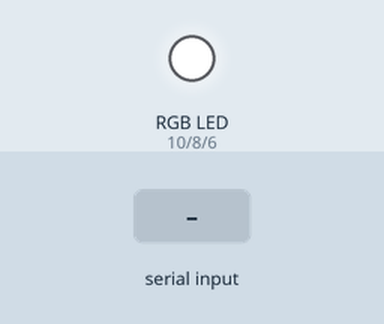
Recording of a sketch running on a simulated Arduino Uno, built with avr-gcc and run on an emulated ATmega328P. Shown: an RGB LED mixed from three pins (HIGH = lit). Inputs (shaded band) come from the test bench. What the sketch prints to the serial monitor is not drawn.

Above: at 1.2 s.
1.3 s: "red\n" received over Serial
At 2.3 s:
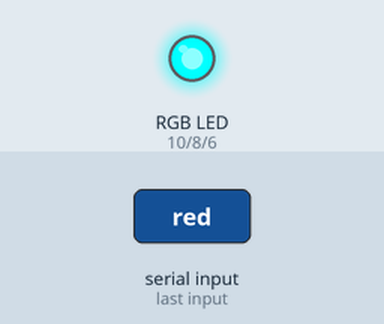
2.8 s: "green\n" received over Serial
At 3.5 s:
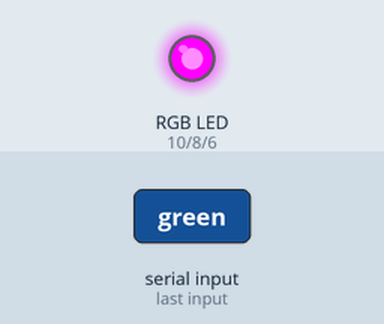
4.3 s: "blue\n" received over Serial
At 4.6 s:
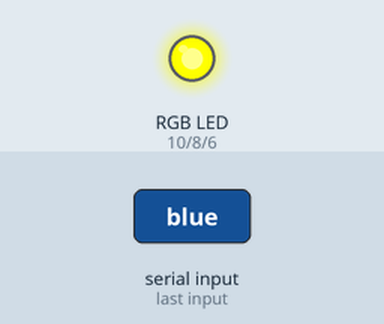
5.8 s: "purple\n" received over Serial
At 7.0 s:
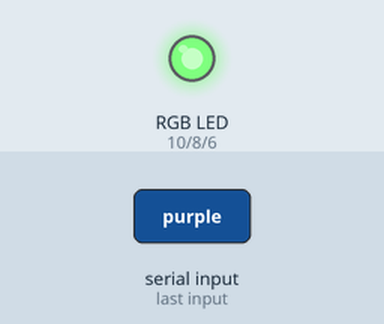
7.3 s: "orange\n" received over Serial
At 8.2 s:
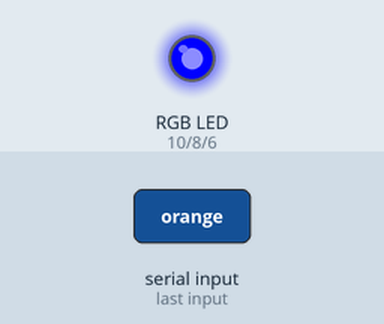
8.8 s: "pink\n" received over Serial
At 9.2 s:
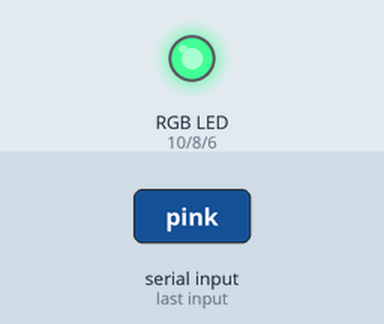
Timing chart, 0 to 11.3 s (numbered marks = the images above; inputs shaded):
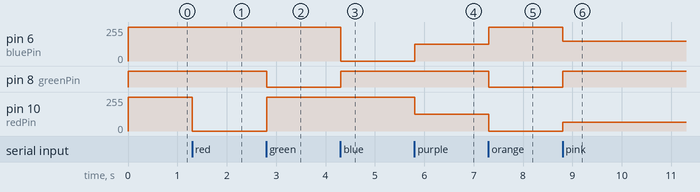

The sketch:

RGB_LED_Arduino_Mega.ino
```cpp
const int redPin = 10;
const int greenPin = 8;
const int bluePin = 6;

void setup() {
  // put your setup code here, to run once;
pinMode(redPin, OUTPUT);
pinMode(greenPin, OUTPUT);
pinMode(bluePin, OUTPUT);
Serial.begin(9600);
setColor(0, 0, 0);
}

void loop() {
  // put your main code here, to run repeatedly;
Serial.print("Tell me the color you want: ");
while(Serial.available() == 0){}
if(Serial.available() > 0) {
  String colorInput = Serial.readStringUntil('\n');
  colorInput.trim();
  colorInput.toLowerCase();
  if (colorInput.indexOf("red") >= 0) {
    Serial.println("red");
    setColor(255, 0, 0);
    }
    else if(colorInput.indexOf("green") >= 0) {
      Serial.println("green");
      setColor(0, 255, 0);
      }
    else if(colorInput.indexOf("blue") >= 0) {
      Serial.println("blue");
      setColor(0, 0, 255);
      }
    else if(colorInput.indexOf("purple") >= 0) {
      Serial.println("purple");
      setColor(128, 0, 128);
      }
    else if(colorInput.indexOf("orange") >= 0) {
      Serial.println("orange");
      setColor(255,165,0);
    }
    else if(colorInput.indexOf("pink") >= 0) {
      Serial.println("pink");
      setColor(189, 4, 105);
    }
    else if(colorInput.indexOf("white") >= 0) {
      Serial.println("white");
      setColor(255, 255, 255);
    }
    else if(colorInput.indexOf("yellow") >= 0) {
      Serial.println("yellow");
      setColor(255, 255, 0);
    }
    else if(colorInput.indexOf("off") >= 0) {
      Serial.println("off");
      setColor(0, 0, 0);
    }
    else if(colorInput.indexOf("rainbow") >= 0) {
      while(Serial.available() <= 0) {
        Serial.println("rainbow");
        rainbowEffect();
      }
    }
    else {Serial.println("color not registered");}


  }

}

void rainbowEffect(){
  for(int i = 0; i <=255; i+=5){
    if(Serial.available() > 0) return;
    setColor(255 - i, i, 0);
    delay(50);
  }
  for(int i = 0; i <=255; i+=5){
    if(Serial.available() > 0) return;
    setColor(0, 255 - i, i);
    delay(50);
  }
  for(int i = 0; i <=255; i+=5){
    if(Serial.available() > 0) return;
    setColor(i, 0, 255 - i);
    delay(50);
  }
}

void setColor(int r, int g, int b) {
  analogWrite(redPin, 255 - r);
  analogWrite(greenPin, 255 - g);
  analogWrite(bluePin, 255 - b);
}
```

Measured:
- after the input at 1.3 s, pin 10 (redPin): 255/255 → 0/255 at once
- after the input at 2.8 s, pin 8 (greenPin): HIGH → LOW at once; pin 10 (redPin): 0/255 → 255/255 at once
- after the input at 4.3 s, pin 6 (bluePin): 255/255 → 0/255 at once; pin 8 (greenPin): LOW → HIGH at once
- after the input at 5.8 s, pin 6 (bluePin): 0/255 → 127/255 at once; pin 10 (redPin): 255/255 → 127/255 at once
- after the input at 7.3 s, pin 6 (bluePin): 127/255 → 255/255 at once; pin 8 (greenPin): HIGH → LOW at once; pin 10 (redPin): 127/255 → 0/255 at once
- after the input at 8.8 s, pin 6 (bluePin): 255/255 → 150/255 at once; pin 8 (greenPin): LOW → HIGH at once; pin 10 (redPin): 0/255 → 66/255 at once
